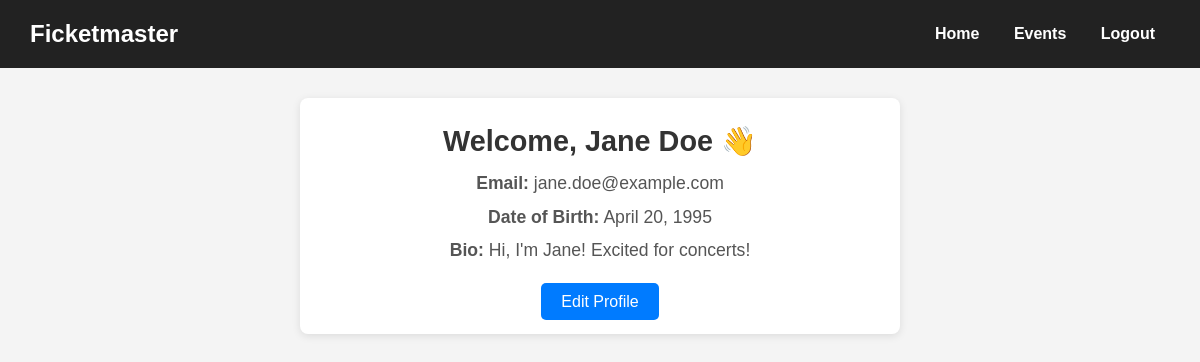
The app's page /profile (signed in) with its own data.
### app.py (models this page shows, shortened)
class User(db.Model):
    id = db.Column(db.Integer, primary_key=True)
    name = db.Column(db.String(100), nullable=False)
    email = db.Column(db.String(100), unique=True, nullable=False)
    dob = db.Column(db.Date, nullable=False)
    bio = db.Column(db.String(500), default="")
    password = db.Column(db.String(100), nullable=False)  # Add password field

### app.py (the view)
@app.route('/profile')
def profile_page():
    if 'user_id' not in session:
        flash("Please log in to view your profile.")
        return redirect(url_for('login'))
    user = User.query.get(session['user_id'])
    return render_template('profile.html', user=user)

### templates/profile.html (shortened to what this page needs)
<!DOCTYPE html>
<html lang="en">
<head>
  <link rel="stylesheet" href="/static/style.css">
</head>
<body>
  <header>
    <div class="logo">
      <h1>Ficketmaster</h1>
    </div>
    <nav>
      <a href="/">Home</a>
      <a href="/events">Events</a>
      <a href="/logout">Logout</a>
    </nav>
  </header>
  <main>
    <div class="profile-card">
      <div class="profile-header">
        <div class="profile-info">
          <h2>Welcome, {{ user.name }} 👋</h2>
          <p><strong>Email:</strong> {{ user.email }}</p>
          <p><strong>Date of Birth:</strong> {{ user.dob.strftime('%B %d, %Y') }}</p>
          <p><strong>Bio:</strong> {{ user.bio if user.bio else "No bio added yet." }}</p>
        </div>
      </div>
      <div class="edit-profile">
        <a href="/edit-profile" class="btn edit-btn">Edit Profile</a>
      </div>
    </div>
  </main>
</body>
</html>

### static/style.css (style rules this page uses)
* { margin: 0; padding: 0; box-sizing: border-box; }
body { font-family: 'Segoe UI', Tahoma, Geneva, Verdana, sans-serif; background-color: #f9f9fb; color: #333; line-height: 1.6; padding-bottom: 40px; }
header { background-color: #4a90e2; color: white; padding: 20px 0; text-align: center; margin-bottom: 30px; }
header h1 { font-size: 2rem; margin-bottom: 10px; }
nav a { color: white; margin: 0 15px; text-decoration: none; font-weight: 500; transition: color 0.3s ease; }
main { max-width: 800px; margin: 0 auto; padding: 0 20px; }
body { font-family: 'Arial', sans-serif; background-color: #f4f4f4; margin: 0; padding: 0; color: #333; }
header { background-color: #222; color: #fff; padding: 15px 30px; display: flex; justify-content: space-between; align-items: center; }
header h1 { font-size: 1.5rem; margin: 0; }
nav a { margin: 0 15px; text-decoration: none; color: #fff; font-weight: bold; }
.profile-card { background-color: #fff; border-radius: 8px; box-shadow: 0 2px 8px rgba(0, 0, 0, 0.1); max-width: 600px; margin: 30px auto; padding: 20px; text-align: center; }
.profile-header { display: flex; align-items: center; justify-content: center; margin-bottom: 20px; }
.profile-info h2 { font-size: 1.8rem; color: #333; }
.profile-info p { font-size: 1.1rem; color: #555; margin: 5px 0; }
.edit-profile { margin-top: 20px; }
.edit-btn { background-color: #007bff; color: #fff; padding: 10px 20px; text-decoration: none; border-radius: 5px; font-size: 1rem; }

### records on screen
User: name "Jane Doe", email "jane.doe@example.com", dob "April 20, 1995", bio "Hi, I'm Jane! Excited for concerts!"
